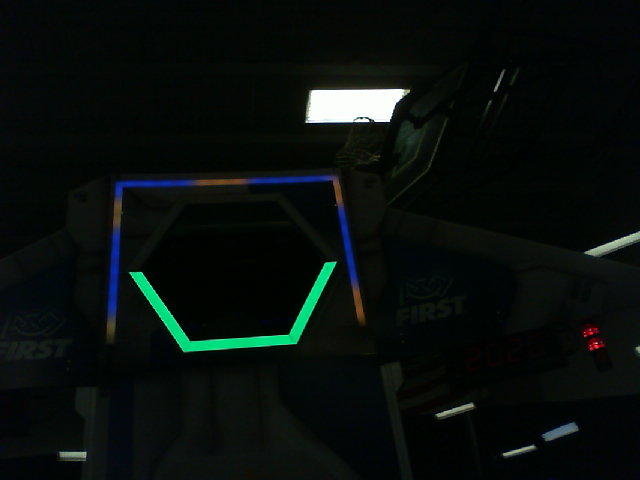
#> input picture assets/example_images/BlueGoal-108in-Center.jpg, 640 x 480 px, found by its file name
$ python target_detect.py
#> lines starting #> are read from the running program, lines starting #| are printed output that depends on the picture; after the words box and inside, x2 and y2 are one past the last pixel; in counts of white or black regions, pixels touching at a corner belong together
#> in main, frame is the input picture: shape (480, 640, 3); mean B, G, R 12.3, 14.6, 8.6
import cv2
import numpy as np

# Definitions
USE_WEBCAM = False
ASSET_LOC = "assets\\example_images\\"
IMAGE_LOC = ASSET_LOC + "BlueGoal-108in-Center.jpg"

# Initial Filter Values
hue = [50.0, 96.0]
sat = [100.0, 255.0]
val = [78.0, 255.0]

def empty(a):
    pass

def createThresholdWindows():
    # Setup window to hold paramteres sliders
    cv2.namedWindow("Parameters")
    cv2.resizeWindow("Parameters", 640,640)
    cv2.createTrackbar("hueMin", "Parameters", (int)(hue[0]),180,empty)
    cv2.createTrackbar("hueMax", "Parameters", (int)(hue[1]),180,empty)
    cv2.createTrackbar("satMin", "Parameters", (int)(sat[0]),255,empty)
    cv2.createTrackbar("satMax", "Parameters", (int)(sat[1]),255,empty)
    cv2.createTrackbar("valMin", "Parameters", (int)(val[0]),255,empty)
    cv2.createTrackbar("valMax", "Parameters", (int)(val[1]),255,empty)
    cv2.createTrackbar("ContourThreshold1", "Parameters", 150,255,empty)
    cv2.createTrackbar("ContourThreshold2", "Parameters", 255,255,empty)

def drawContours(img, contours):
    for c in contours:
        # get the bounding rect
        x, y, w, h = cv2.boundingRect(c)
        # draw a green rectangle to visualize the bounding rect
        cv2.rectangle(img, (x, y), (x+w, y+h), (0, 255, 255), 2)
        cv2.line(img, ((int)(w/2+x-10), (int)(h/2+y-10)), ((int)(w/2+x+10), (int)(h/2+y+10)), (255,0,255), 4)
        cv2.line(img, ((int)(w/2+x+10), (int)(h/2+y-10)), ((int)(w/2+x-10), (int)(h/2+y+10)), (255,0,255), 4)

def processImage(img):
    # Get parameters from slider window "Parameters"
    imgCopy = img.copy()
    thresh1 = cv2.getTrackbarPos("ContourThreshold1", "Parameters")
    thresh2 = cv2.getTrackbarPos("ContourThreshold2", "Parameters")
    hueMin = cv2.getTrackbarPos("hueMin", "Parameters")
    hueMax = cv2.getTrackbarPos("hueMax", "Parameters")
    satMin = cv2.getTrackbarPos("satMin", "Parameters")
    satMax = cv2.getTrackbarPos("satMax", "Parameters")
    valMin = cv2.getTrackbarPos("valMin", "Parameters")
    valMax = cv2.getTrackbarPos("valMax", "Parameters")

    # Resize image to make workspace smaller
    imgResize = cv2.resize(img, (640,480), 0, 0, cv2.INTER_CUBIC)
    # Slightly blur imaage to get rid of some noise
    imgBlur = cv2.GaussianBlur(imgResize, (7,7), 1)
    # Convert image to HSV and filter based off of hue, sat, and val
    imgColorFilter = cv2.inRange(cv2.cvtColor(imgBlur, cv2.COLOR_BGR2HSV), (hueMin, satMin, valMin),  (hueMax, satMax, valMax))
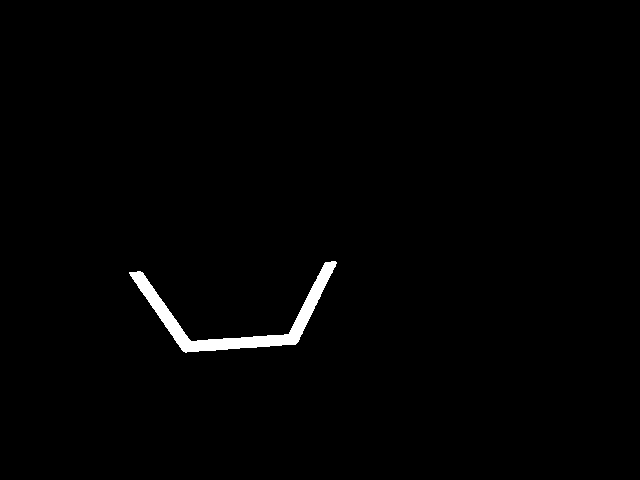
#> imgColorFilter: shape (480, 640); 1.1% white; 1 white region
    # Run Canny contour detector to find contours in image
    #imgCanny = cv2.Canny(imgColorFilter, thresh1, thresh2)
    contours, hierarchy = cv2.findContours(imgColorFilter, cv2.RETR_TREE,cv2.CHAIN_APPROX_SIMPLE)
#> contours = 1 contour; box (x1, y1, x2, y2) and area: (129, 261, 337, 353) 3058
    drawContours(imgCopy, contours)
#> the loop in drawContours, `for c in contours:` made 1 pass
#> (x, y, w, h) on pass 1: (129, 261, 208, 92)
    # Show output
#> (the run stopped early here; a loop or call above may not have finished)
